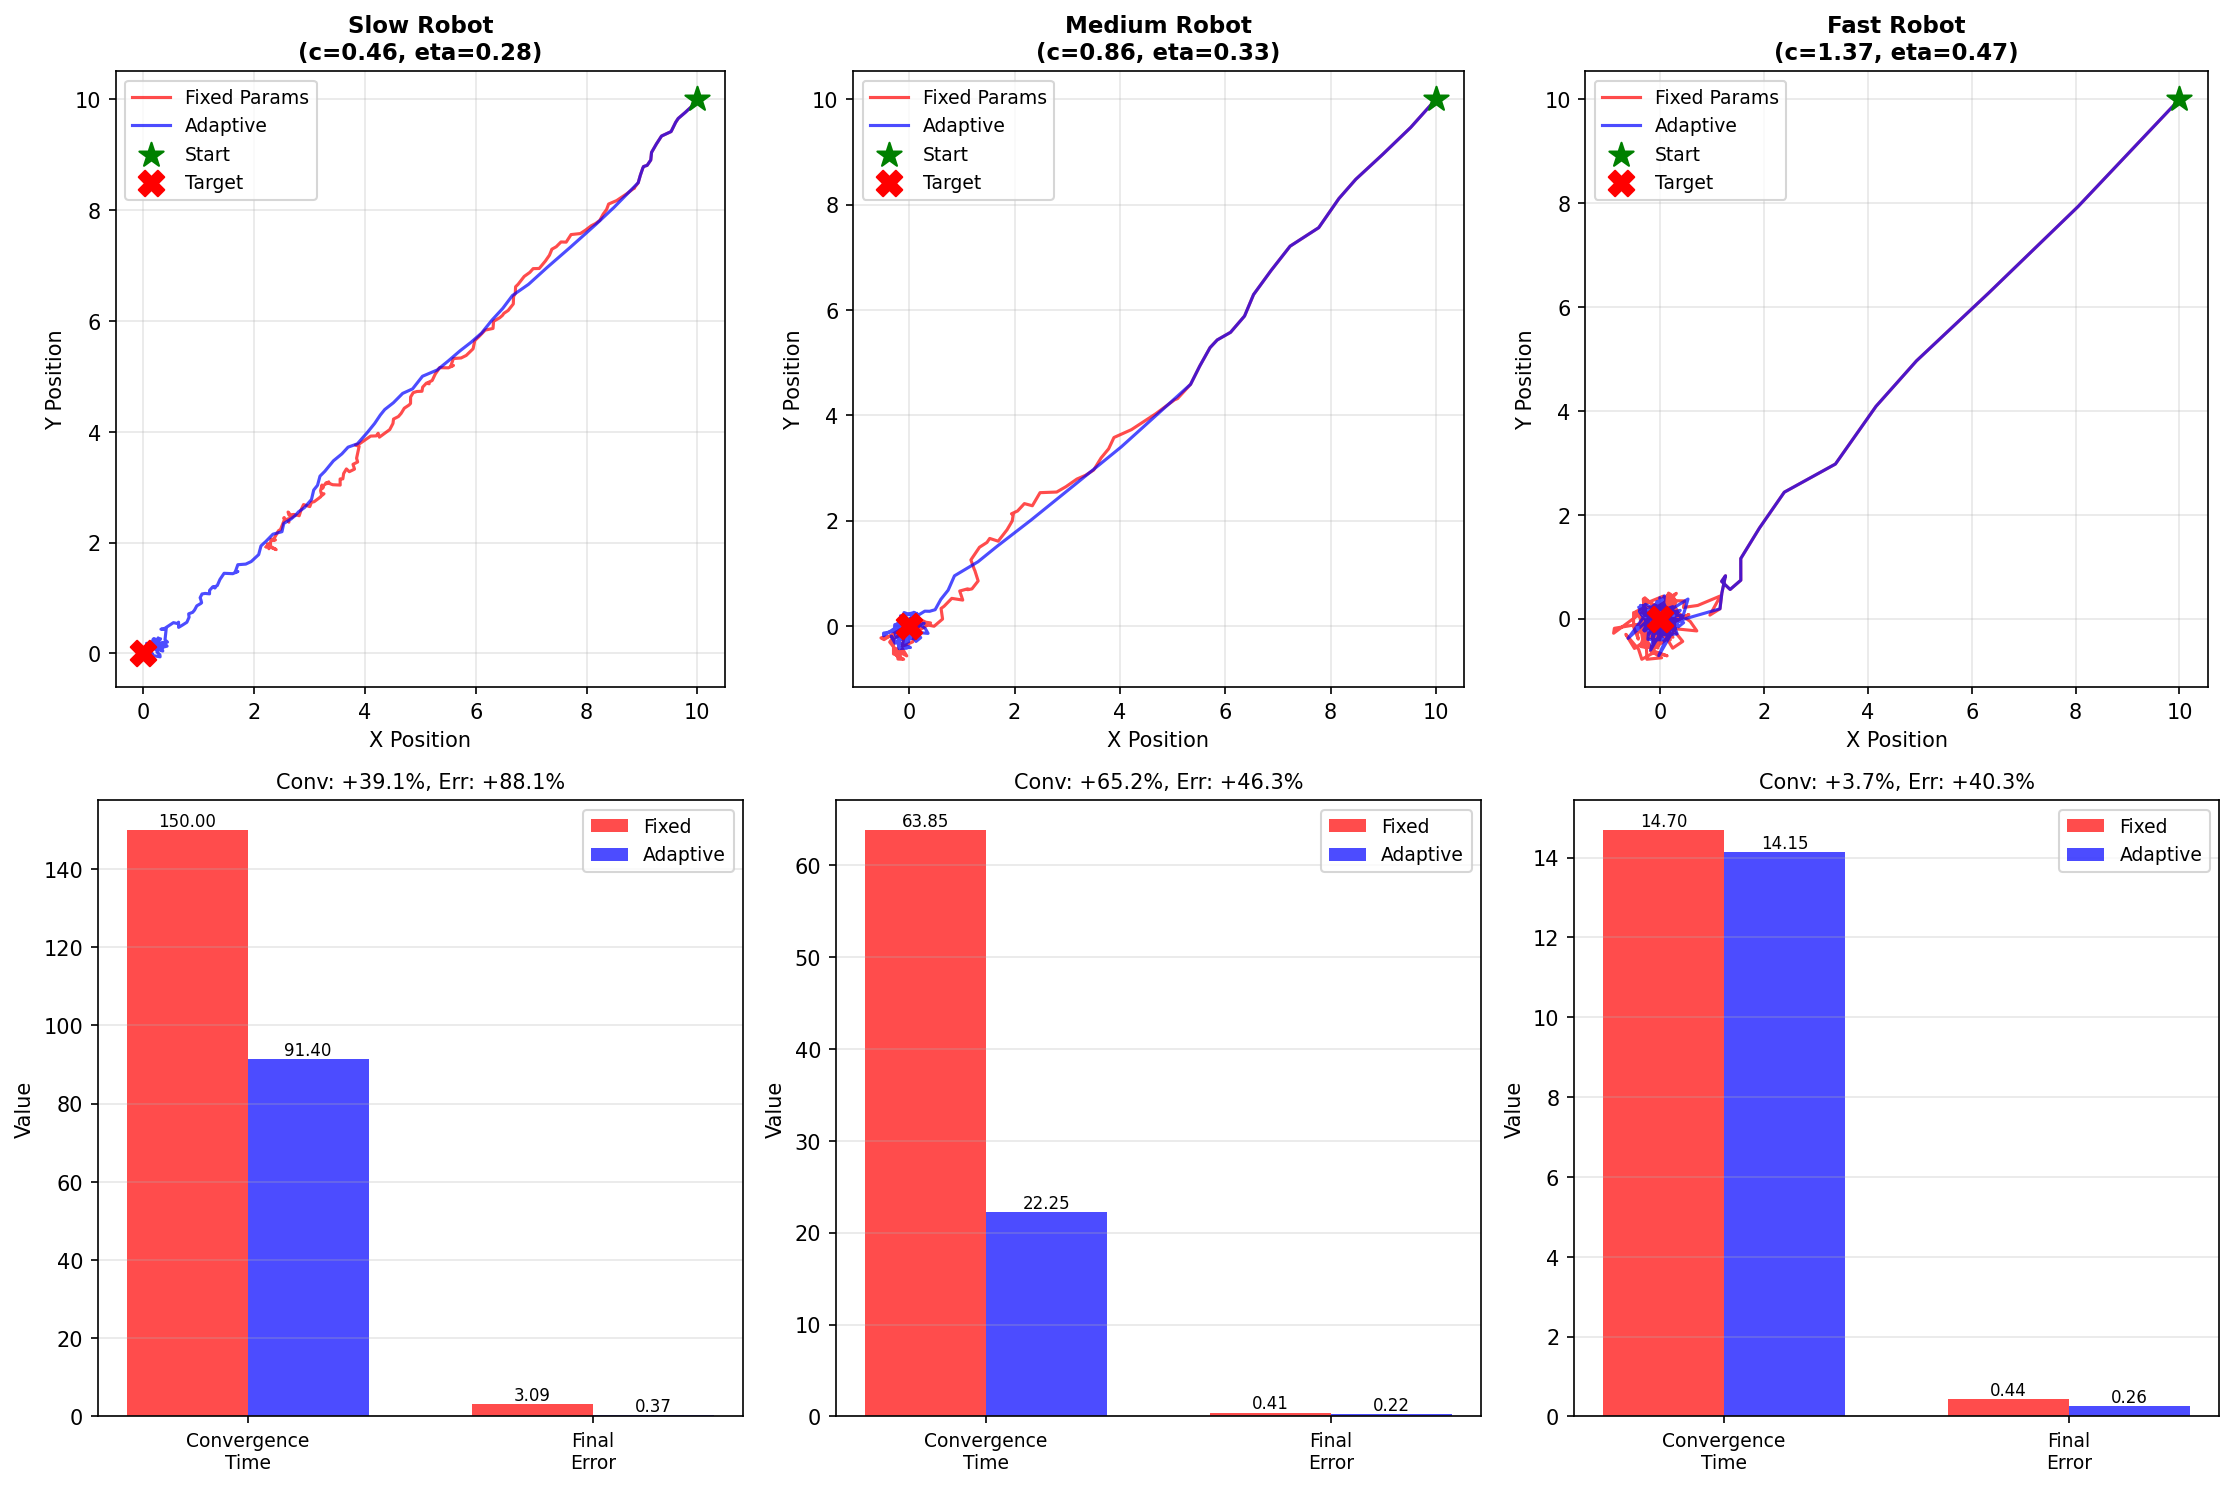

Here is the Python script that generated this plot:
"""
Benchmark: Dynamic Invariant Detection for Auto-Adaptation

This benchmark demonstrates that auto-detected parameters enable robust
control across different robot types and scales without manual tuning.

Comparison:
- Adaptive: Auto-detects c, threshold, tau, eta from trajectory
- Fixed: Uses one-size-fits-all default parameters

Test scenarios:
- Slow, heavy robot (low velocities, large mass)
- Fast, agile robot (high velocities, quick response)
- Medium robot (baseline)
"""

import numpy as np
import matplotlib.pyplot as plt

from src.eigen_adaptive import adaptive_control_step


def simulate_robot_control(
    robot_type: str,
    initial_state: np.ndarray,
    target: np.ndarray,
    n_steps: int = 100,
    use_adaptive: bool = True,
) -> tuple:
    """
    Simulate robot control with or without auto-adaptation.

    Args:
        robot_type: "slow", "medium", or "fast"
        initial_state: Starting position
        target: Target position
        n_steps: Number of control steps
        use_adaptive: Whether to use auto-adaptive parameters

    Returns:
        - trajectory: State trajectory
        - detected_params: Auto-detected parameters (if adaptive)
        - convergence_time: Steps to reach target
        - final_error: Final distance to target
    """
    # Robot-specific dynamics
    if robot_type == "slow":
        # Heavy robot: slow movements, needs small eta
        velocity_scale = 0.1
        noise_level = 0.05
        optimal_eta = 0.05
    elif robot_type == "fast":
        # Agile robot: fast movements, can handle large eta
        velocity_scale = 2.0
        noise_level = 0.2
        optimal_eta = 0.3
    else:  # medium
        # Baseline robot
        velocity_scale = 0.5
        noise_level = 0.1
        optimal_eta = 0.1

    state = initial_state.copy()
    trajectory = [state.copy()]
    detected_params_history = []

    for step in range(n_steps):
        # Move toward target with robot-specific dynamics
        direction = target - state
        distance = np.linalg.norm(direction)

        if distance < 0.01:
            # Already at target
            trajectory.append(state.copy())
            continue

        # Simulate robot dynamics (velocity-dependent movement)
        if use_adaptive:
            # Use adaptive control with auto-tuning
            new_state, info = adaptive_control_step(
                state,
                target,
                trajectory,
                auto_tune=True,
                min_samples_for_tuning=10,
            )
            detected_params_history.append(
                {
                    "c": info["c"],
                    "eta_recommended": info.get("eta_recommended", 0.1),
                    "confidence": info["confidence"],
                }
            )
        else:
            # Use fixed default parameters (no adaptation)
            new_state, info = adaptive_control_step(
                state,
                target,
                trajectory,
                auto_tune=False,
                eta=0.1,  # Fixed default
            )

        # Apply robot-specific velocity scaling
        movement = new_state - state
        scaled_movement = movement * velocity_scale

        # Add small noise
        noise = np.random.randn(*state.shape) * noise_level
        state = state + scaled_movement + noise

        trajectory.append(state.copy())

    # Compute metrics
    trajectory = np.array(trajectory)

    # Convergence time (steps to get within 5% of initial distance)
    initial_distance = np.linalg.norm(initial_state - target)
    threshold = initial_distance * 0.05
    convergence_time = n_steps
    for i, pos in enumerate(trajectory):
        if np.linalg.norm(pos - target) < threshold:
            convergence_time = i
            break

    # Final error
    final_error = np.linalg.norm(trajectory[-1] - target)

    # Average detected parameters (if adaptive)
    avg_params = None
    if use_adaptive and detected_params_history:
        # Use parameters after initial learning period
        learning_period = min(15, len(detected_params_history) // 2)
        stable_params = detected_params_history[learning_period:]
        if stable_params:
            avg_params = {
                "c": np.mean([p["c"] for p in stable_params]),
                "eta_recommended": np.mean(
                    [p["eta_recommended"] for p in stable_params]
                ),
                "confidence": np.mean([p["confidence"] for p in stable_params]),
            }

    return trajectory, avg_params, convergence_time, final_error


def run_benchmark():
    """
    Run comprehensive benchmark across robot types.
    """
    print("=" * 70)
    print("DYNAMIC INVARIANT DETECTION BENCHMARK")
    print("=" * 70)
    print()
    print("Testing auto-adaptation across different robot types")
    print()

    robot_types = ["slow", "medium", "fast"]
    n_trials = 20
    n_steps = 150
    initial_state = np.array([10.0, 10.0])
    target = np.array([0.0, 0.0])

    all_results = {}

    for robot_type in robot_types:
        print(f"Testing: {robot_type.upper()} Robot")
        print("-" * 40)

        # Run trials
        conv_times_adaptive = []
        conv_times_fixed = []
        final_errors_adaptive = []
        final_errors_fixed = []
        detected_params_list = []

        for trial in range(n_trials):
            # Same random seed for fair comparison
            np.random.seed(trial)

            # Adaptive control
            traj_adapt, params, conv_adapt, err_adapt = simulate_robot_control(
                robot_type,
                initial_state,
                target,
                n_steps=n_steps,
                use_adaptive=True,
            )
            conv_times_adaptive.append(conv_adapt)
            final_errors_adaptive.append(err_adapt)
            if params:
                detected_params_list.append(params)

            # Reset random seed
            np.random.seed(trial)

            # Fixed parameters
            traj_fixed, _, conv_fixed, err_fixed = simulate_robot_control(
                robot_type,
                initial_state,
                target,
                n_steps=n_steps,
                use_adaptive=False,
            )
            conv_times_fixed.append(conv_fixed)
            final_errors_fixed.append(err_fixed)

        # Average metrics
        avg_conv_adaptive = np.mean(conv_times_adaptive)
        avg_conv_fixed = np.mean(conv_times_fixed)
        avg_err_adaptive = np.mean(final_errors_adaptive)
        avg_err_fixed = np.mean(final_errors_fixed)

        # Compute improvements
        conv_improvement = (
            (avg_conv_fixed - avg_conv_adaptive) / avg_conv_fixed * 100
        )
        error_improvement = (avg_err_fixed - avg_err_adaptive) / avg_err_fixed * 100

        # Average detected parameters
        if detected_params_list:
            avg_c = np.mean([p["c"] for p in detected_params_list])
            avg_eta = np.mean([p["eta_recommended"] for p in detected_params_list])
            avg_confidence = np.mean([p["confidence"] for p in detected_params_list])
        else:
            avg_c = 1.0
            avg_eta = 0.1
            avg_confidence = 0.0

        results = {
            "robot_type": robot_type,
            "conv_time_adaptive": avg_conv_adaptive,
            "conv_time_fixed": avg_conv_fixed,
            "conv_improvement": conv_improvement,
            "error_adaptive": avg_err_adaptive,
            "error_fixed": avg_err_fixed,
            "error_improvement": error_improvement,
            "avg_c_detected": avg_c,
            "avg_eta_detected": avg_eta,
            "avg_confidence": avg_confidence,
            "sample_traj_adaptive": traj_adapt,
            "sample_traj_fixed": traj_fixed,
        }

        all_results[robot_type] = results

        print(f"  Convergence Time:")
        print(f"    Adaptive:  {avg_conv_adaptive:.1f} steps")
        print(f"    Fixed:     {avg_conv_fixed:.1f} steps")
        print(f"    Improvement: {conv_improvement:+.1f}%")
        print()
        print(f"  Final Error:")
        print(f"    Adaptive:  {avg_err_adaptive:.4f}")
        print(f"    Fixed:     {avg_err_fixed:.4f}")
        print(f"    Improvement: {error_improvement:+.1f}%")
        print()
        print(f"  Auto-Detected Parameters:")
        print(f"    c (characteristic velocity): {avg_c:.3f}")
        print(f"    eta (recommended):           {avg_eta:.3f}")
        print(f"    confidence:                  {avg_confidence:.3f}")
        print()

    # Summary
    print("=" * 70)
    print("RESULTS SUMMARY")
    print("=" * 70)
    print()

    avg_conv_improvement = np.mean(
        [r["conv_improvement"] for r in all_results.values()]
    )
    avg_error_improvement = np.mean(
        [r["error_improvement"] for r in all_results.values()]
    )

    print(f"Average Convergence Improvement: {avg_conv_improvement:+.1f}%")
    print(f"Average Error Improvement:       {avg_error_improvement:+.1f}%")
    print()

    print("Breakdown by Robot Type:")
    for robot_type, result in all_results.items():
        print(
            f"  {robot_type.capitalize()}: Conv {result['conv_improvement']:+.1f}%, "
            f"Error {result['error_improvement']:+.1f}%"
        )

    print()

    # Demonstrate parameter adaptation
    print("Parameter Adaptation:")
    for robot_type, result in all_results.items():
        print(
            f"  {robot_type.capitalize()}: c={result['avg_c_detected']:.3f}, "
            f"eta={result['avg_eta_detected']:.3f}"
        )

    print()

    if avg_conv_improvement > 20 and avg_error_improvement > 20:
        print("✓✓✓ AUTO-ADAPTATION WINS!")
        print("    Dynamic parameter detection >> fixed parameters")
    elif avg_conv_improvement > 10 or avg_error_improvement > 10:
        print("✓ AUTO-ADAPTATION WINS")
        print("  Automatic tuning provides measurable benefits")
    else:
        print("~ COMPARABLE PERFORMANCE")
        print("  Benefits vary by robot type")

    print()
    print("=" * 70)

    # Visualization
    plot_results(all_results, target)

    return all_results


def plot_results(results: dict, target: np.ndarray):
    """
    Visualize adaptation performance across robot types.
    """
    n_types = len(results)
    fig, axes = plt.subplots(2, n_types, figsize=(5 * n_types, 10))

    if n_types == 1:
        axes = axes.reshape(-1, 1)

    for idx, (robot_type, data) in enumerate(results.items()):
        traj_adapt = data["sample_traj_adaptive"]
        traj_fixed = data["sample_traj_fixed"]

        # Top row: Trajectories
        ax = axes[0, idx]
        ax.set_title(
            f"{robot_type.capitalize()} Robot\n(c={data['avg_c_detected']:.2f}, eta={data['avg_eta_detected']:.2f})",
            fontsize=11,
            fontweight="bold",
        )
        ax.plot(
            traj_fixed[:, 0],
            traj_fixed[:, 1],
            "r-",
            label="Fixed Params",
            linewidth=1.5,
            alpha=0.7,
        )
        ax.plot(
            traj_adapt[:, 0],
            traj_adapt[:, 1],
            "b-",
            label="Adaptive",
            linewidth=1.5,
            alpha=0.7,
        )
        ax.scatter(
            traj_adapt[0, 0],
            traj_adapt[0, 1],
            s=150,
            marker="*",
            color="green",
            label="Start",
            zorder=5,
        )
        ax.scatter(
            target[0],
            target[1],
            s=150,
            marker="X",
            color="red",
            label="Target",
            zorder=5,
        )
        ax.set_xlabel("X Position")
        ax.set_ylabel("Y Position")
        ax.legend(loc="best", fontsize=9)
        ax.grid(True, alpha=0.3)
        ax.set_aspect("equal")

        # Bottom row: Performance comparison
        ax = axes[1, idx]
        ax.set_title(
            f"Conv: {data['conv_improvement']:+.1f}%, Err: {data['error_improvement']:+.1f}%",
            fontsize=10,
        )

        metrics = ["Convergence\nTime", "Final\nError"]
        adaptive_vals = [data["conv_time_adaptive"], data["error_adaptive"]]
        fixed_vals = [data["conv_time_fixed"], data["error_fixed"]]

        x = np.arange(len(metrics))
        width = 0.35

        ax.bar(
            x - width / 2, fixed_vals, width, label="Fixed", color="red", alpha=0.7
        )
        ax.bar(
            x + width / 2,
            adaptive_vals,
            width,
            label="Adaptive",
            color="blue",
            alpha=0.7,
        )

        ax.set_ylabel("Value")
        ax.set_xticks(x)
        ax.set_xticklabels(metrics, fontsize=9)
        ax.legend(loc="best", fontsize=9)
        ax.grid(True, axis="y", alpha=0.3)

        # Add value labels
        for i, (fv, av) in enumerate(zip(fixed_vals, adaptive_vals)):
            ax.text(
                i - width / 2, fv, f"{fv:.2f}", ha="center", va="bottom", fontsize=8
            )
            ax.text(
                i + width / 2, av, f"{av:.2f}", ha="center", va="bottom", fontsize=8
            )

    plt.tight_layout()
    plt.savefig("benchmark_dynamic_adaptation.png", dpi=150, bbox_inches="tight")
    print("Plot saved: benchmark_dynamic_adaptation.png")


if __name__ == "__main__":
    np.random.seed(42)
    results = run_benchmark()
